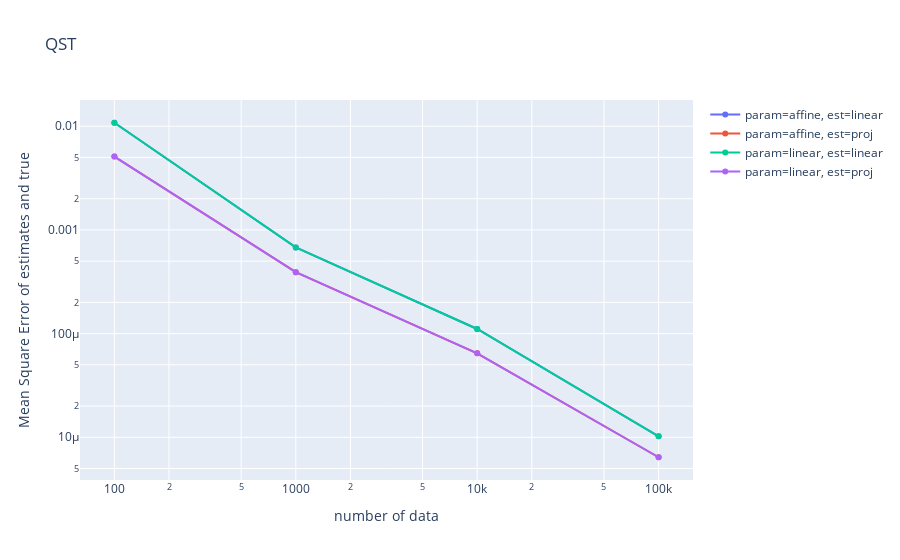

Notebook code cell kept with this figure:
### Code cell
import plotly.graph_objects as go

data_param_affine_est_linear = go.Scatter(name='param=affine, est=linear', x=num_data, y=mses_param_affine_est_linear, mode='lines+markers')
data_param_affine_est_proj = go.Scatter(name='param=affine, est=proj', x=num_data, y=mses_param_affine_est_proj, mode='lines+markers')
data_param_linear_est_linear = go.Scatter(name='param=linear, est=linear', x=num_data, y=mses_param_linear_est_linear, mode='lines+markers')
data_param_linear_est_proj = go.Scatter(name='param=linear, est=proj', x=num_data, y=mses_param_linear_est_proj, mode='lines+markers')
data = [data_param_affine_est_linear, data_param_affine_est_proj, data_param_linear_est_linear, data_param_linear_est_proj]

layout = go.Layout(title='QST', xaxis_title_text="number of data", yaxis_title_text="Mean Square Error of estimates and true", xaxis_type="log", yaxis_type="log")
fig = go.Figure(data=data, layout=layout)
fig.show()

### Figure 1 — Plotly figure (JSON) as saved in the notebook; plotly's stock layout.template omitted (floating-point values rounded to 4 significant figures)
{"data": [{"mode": "lines+markers", "name": "param=affine, est=linear", "type": "scatter", "x": [100, 1000, 10000, 100000], "y": [0.0108, 0.0006778, 0.0001108, 1.021e-05]}, {"mode": "lines+markers", "name": "param=affine, est=proj", "type": "scatter", "x": [100, 1000, 10000, 100000], "y": [0.005098, 0.0003912, 6.454e-05, 6.42e-06]}, {"mode": "lines+markers", "name": "param=linear, est=linear", "type": "scatter", "x": [100, 1000, 10000, 100000], "y": [0.0108, 0.0006778, 0.0001108, 1.021e-05]}, {"mode": "lines+markers", "name": "param=linear, est=proj", "type": "scatter", "x": [100, 1000, 10000, 100000], "y": [0.005098, 0.0003912, 6.454e-05, 6.42e-06]}], "layout": {"title": {"text": "QST"}, "xaxis": {"title": {"text": "number of data"}, "type": "log"}, "yaxis": {"title": {"text": "Mean Square Error of estimates and true"}, "type": "log"}}}
